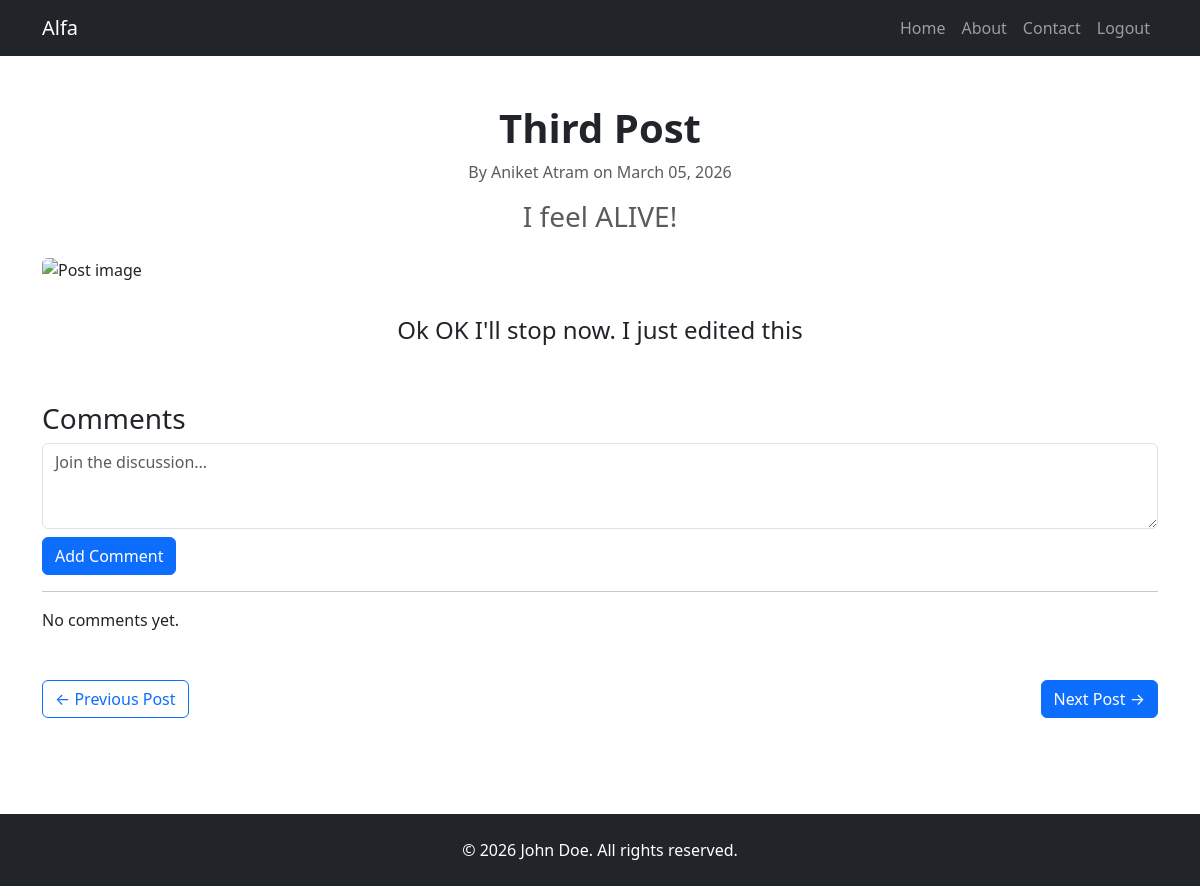
/post/3 (signed in), run on the app's committed database.
### app/models/user.py (models this page shows, shortened)
class User(db.Model, UserMixin):
	__tablename__ = "users"
	id: Mapped[int] = mapped_column(Integer, primary_key=True)
	username: Mapped[str] = mapped_column(String(250), nullable=False, unique=True)
	email: Mapped[str] = mapped_column(String(100), nullable=False, unique=True)
	password: Mapped[str] = mapped_column(String(100), nullable=False)
	role: Mapped[str] = mapped_column(String(100), nullable=False, default="user")
	comments: Mapped[list["Comment"]] = relationship(back_populates="author", cascade="all, delete-orphan")

### app/models/post.py (models this page shows)
class Post(db.Model):
	__tablename__ = "blog_posts"
	id: Mapped[int] = mapped_column(Integer, primary_key=True)
	title: Mapped[str] = mapped_column(String(255),nullable=False)
	subtitle: Mapped[str] = mapped_column(String(255), nullable=False)
	body: Mapped[str] = mapped_column(Text, nullable=False)
	author: Mapped[str] = mapped_column(String(255), nullable=False)
	img_url: Mapped[str] = mapped_column(String(255), nullable=False)
	created_at: Mapped[datetime] = mapped_column(DateTime(timezone=True), nullable=False, server_default=func.now())
	updated_at: Mapped[datetime] = mapped_column(DateTime(timezone=True), nullable=False, server_default=func.now(), onupdate=func.now())
	comments: Mapped[list["Comment"]] = relationship(back_populates="post", cascade="all, delete-orphan", order_by="Comment.created_at.desc()")

### app/routes/posts.py (the view, shortened to what this page needs)
@posts_bp.route('/post/<int:post_id>', methods=['GET', 'POST'])
@login_required
def view_post(post_id):
    post = db.session.execute(
        db.select(Post).where(Post.id == post_id)
    ).scalar_one_or_none()
    if not post:
        abort(404)
    form = CommentForm()
    next_post = db.session.execute(db.select(Post).where(Post.id < post.id).order_by(Post.id.desc())).scalars().first()
    previous_post = db.session.execute(db.select(Post).where(Post.id > post.id).order_by(Post.id.asc())).scalars().first()
    return render_template("post.html", post=post, form=form, previous_post=previous_post, next_post=next_post)

### app/forms/comment_form.py
class CommentForm(FlaskForm):
    text = TextAreaField("Comment", validators=[DataRequired("Cannot post empty comment")],render_kw={"placeholder": "Join the discussion..."})
    submit = SubmitField("Send")

### app/__init__.py (called while the page is built)
@login_manager.user_loader
def load_user(user_id):
    return db.get_or_404(User, user_id)

def create_app():
	app = Flask(__name__)
	app.config.from_object('config.Config')
	app.register_blueprint(posts_bp)
	app.register_blueprint(users_bp, url_prefix="/users")
	db.init_app(app)
	ckeditor.init_app(app)
	bootstrap.init_app(app)
	from app import models
	migrate.init_app(app, db)
	login_manager.init_app(app)
	login_manager.login_view = "users.login"
	login_manager.login_message_category = "danger"
	login_manager.login_message = "You must be logged in to access this page"
	@app.errorhandler(404)
	def page_not_found(e):
		return render_template("404.html"), 404
	@app.context_processor
	def inject_current_year():
		return {'current_year': datetime.utcnow().year}
	return app

### app/templates/post.html (shortened to what this page needs)
{% extends "base.html" %}
{% block content %}
<article class="mb-5">
    <header class="mb-4 text-center">
        <h1 class="fw-bold">{{ post.title }}</h1>
        <p class="text-muted">By {{ post.author }} on {{ post.created_at.strftime('%B %d, %Y') }}</p>
        {% if post.subtitle %}
        <p class="text-muted h3">{{ post.subtitle }}</p>
        {% endif %}
    </header>
    {% if post.img_url %}
    <img src="{{ post.img_url }}" alt="Post image" class="img-fluid rounded mx-auto d-block mb-4" />
    {% endif %}
    <section class="blog-post-content mx-auto fs-4 lh-lg">
        {{ post.body | safe }}
    </section>
</article>
<h3>Comments</h3>
{% if current_user.is_authenticated %}
<form method="POST">
    {{ form.text(class="form-control", rows=3) }}
    <button class="btn btn-primary mt-2">Add Comment</button>
</form>
{% else %}
<p><a href="{{ url_for('users.login') }}">Log in</a> to leave a comment.</p>
{% endif %}
<hr>
{% for comment in post.comments %}
<div class="d-flex mb-4">
    <img src="{{ comment.author.avatar(60) }}" class="rounded-circle me-3">
    <div>
        <strong>{{ comment.author.username }}</strong>
        <small class="text-muted">{{ comment.created_at.strftime('%b %d, %Y') }}</small>
        <p>{{ comment.text }}</p>
    </div>
</div>
{% else %}
<p>No comments yet.</p>
{% endfor %}
<div class="d-flex justify-content-between mt-5">
    {% if previous_post %}
    <a href="{{ url_for('posts.view_post', post_id=previous_post.id) }}" class="btn btn-outline-primary">← Previous Post</a>
    {% else %}
    <span></span>
    {% endif %}
    {% if next_post %}
    <a href="{{ url_for('posts.view_post', post_id=next_post.id) }}" class="btn btn-primary ms-auto">Next Post →</a>
    {% endif %}
</div>
{% endblock %}

### app/templates/partials/header.html (shortened to what this page needs)
<nav class="navbar navbar-expand-lg navbar-dark bg-dark fixed-top">
  <div class="container">
    <a class="navbar-brand" href="{{ url_for('posts.home') }}">{{ current_user.username }}</a>
    <div class="collapse navbar-collapse" id="navbarNav">
      <ul class="navbar-nav ms-auto">
        <li class="nav-item">
          <a class="nav-link" href="{{ url_for('posts.home') }}">Home</a>
        </li>
        <li class="nav-item">
          <a class="nav-link" href="{{ url_for('posts.about') }}">About</a>
        </li>
        <li class="nav-item">
          <a class="nav-link" href="{{ url_for('posts.contact') }}">Contact</a>
        </li>
        {% if current_user.is_authenticated %}
          <li class="nav-item">
            <a class="nav-link" href="{{ url_for('users.logout') }}">Logout</a>
          </li>
        {% else %}
          <li class="nav-item">
            <a class="nav-link" href="{{ url_for('users.login') }}">Login</a>
          </li>
        {% endif %}
      </ul>
    </div>
  </div>
</nav>
<div style="height: 56px;"></div>

### app/static/css/styles.css (style rules this page uses)
.blog-post-content { max-width: 800px; margin: 0 auto; text-align: center; }

### data on the page
User: username "Alfa"
Post: title "Third Post", author "Aniket Atram", created_at "March 05, 2026", subtitle "I feel ALIVE!", body "Ok OK I'll stop now. I just edited this"
